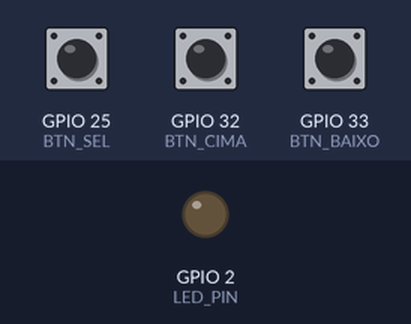
A program run on a simulated ESP32. On the bench: output pins drawn as LEDs (lit = HIGH). Dashed ring = blinking. The test bench sets the inputs (shaded band); at power-on: GPIO 25 (BTN_SEL) HIGH, GPIO 32 (BTN_CIMA) HIGH, GPIO 33 (BTN_BAIXO) HIGH. What the program prints to the serial monitor is not drawn.

Above: at 0.0 s.
At 2.05 s:
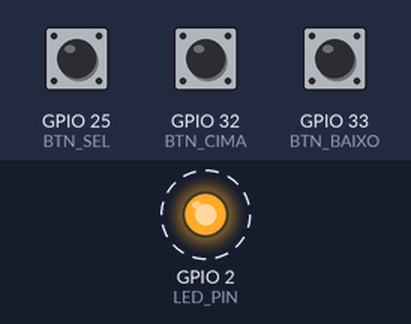
2.1 s: GPIO 25 (BTN_SEL) pulled LOW for 0.15 s
5.2 s: GPIO 25 (BTN_SEL) pulled LOW for 3.2 s
9.9 s: GPIO 32 (BTN_CIMA) pulled LOW for 0.15 s
13.0 s: GPIO 32 (BTN_CIMA) pulled LOW for 1 s
16.0 s: GPIO 25 (BTN_SEL) pulled LOW for 1 s
Timing chart, 0 to 20.5 s (numbered marks = the images above; inputs shaded):
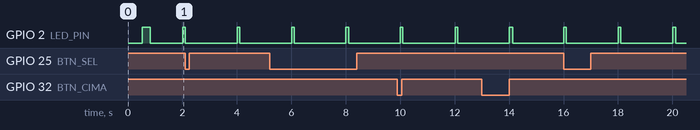

The program:

main.cpp
```cpp
/**
 * @file main.cpp
 * @brief Ponto de entrada — setup() e loop() do e-reader
 *
 * Plataforma: ESP32 Dev Module
 * Framework: Arduino (via PlatformIO)
 *
 * Inicializa a Serial, configura os pinos dos botões, e no loop()
 * coordena a leitura dos botões, verificação de sleep, máquina de
 * estados e renderização.
 *
 * @see botoes.h, navegacao.h, tela.h, config.h, deep_sleep.h
 */

#include <Arduino.h>
#include "botoes.h"
#include "navegacao.h"
#include "tela.h"
#include "deep_sleep.h"

// ─── SETUP ───────────────────────────────────────────────
void setup() {
  Serial.begin(115200);
  delay(500);

  Serial.println("\n══════════════════════════════════");
  Serial.println("  📖 E-Reader NEON — Teste Serial");
  Serial.println("══════════════════════════════════");
  Serial.println("\n🔌 GPIO 32=▲  33=▼  25=●  (PULLUP)");

  initBotoes();
  digitalWrite(LED_PIN, HIGH);
  delay(300);
  digitalWrite(LED_PIN, LOW);

  atualizarTimer();
  renderizar();
}

// ─── LOOP ────────────────────────────────────────────────
void loop() {
  lerBotoes();
  verificarSleep();

  switch (estado) {
    case MENU_LIVROS:
      handleMenu();
      break;
    case LENDO:
      handleLendo();
      break;
    case CONFIG:
      handleConfig();
      break;
    default:
      break;
  }

  // Redesenha apenas se houve interação do usuário
  if (botoes[0].pressed || botoes[1].pressed ||
      botoes[2].pressed || botoes[2].longPressed) {
    renderizar();
  }

  // LED piscando — heartbeat indicando que o ESP32 está acordado
  digitalWrite(LED_PIN, (millis() % 2000 < 100) ? HIGH : LOW);

  delay(20);
}
```

botoes.cpp
```cpp
/**
 * @file botoes.cpp
 * @brief Implementação da leitura dos botões com debounce e long-press
 */

#include "botoes.h"

Botao botoes[3] = {
  { BTN_CIMA,  HIGH, 0, false, false },
  { BTN_BAIXO, HIGH, 0, false, false },
  { BTN_SEL,   HIGH, 0, false, false },
};

void initBotoes() {
  pinMode(BTN_CIMA, INPUT_PULLUP);
  pinMode(BTN_BAIXO, INPUT_PULLUP);
  pinMode(BTN_SEL, INPUT_PULLUP);
  pinMode(LED_PIN, OUTPUT);
}

void lerBotoes() {
  unsigned long now = millis();
  static unsigned long pressStart[3] = {0};
  static bool longPressReported[3] = {false};

  for (int i = 0; i < 3; i++) {
    int reading = digitalRead(botoes[i].pin);
    botoes[i].pressed = false;
    botoes[i].longPressed = false;

    // Detectou transição → reinicia timer de debounce
    if (reading != botoes[i].lastState) {
      botoes[i].lastDebounce = now;
    }

    // Passou a janela de debounce → estado estável
    if ((now - botoes[i].lastDebounce) > DEBOUNCE_MS) {
      if (reading == LOW) {
        // Botão pressionado
        if (pressStart[i] == 0) {
          pressStart[i] = now;
          longPressReported[i] = false;
        }
        // Verifica se já passou do limiar de long-press
        if (!longPressReported[i] && (now - pressStart[i]) >= LONG_PRESS_MS) {
          botoes[i].longPressed = true;
          longPressReported[i] = true;
        }
      } else {
        // Botão solto — se não foi long-press, é pressionamento curto
        if (pressStart[i] != 0 && !longPressReported[i]) {
          botoes[i].pressed = true;
        }
        pressStart[i] = 0;
        longPressReported[i] = false;
      }
    }
    botoes[i].lastState = reading;
  }
}
```

botoes.h
```cpp
/**
 * @file botoes.h
 * @brief Leitura dos 3 botões físicos com debounce e detecção de long-press
 *
 * Gerencia GPIO 32 (▲ Próximo), 33 (▼ Anterior) e 25 (● Selecionar),
 * todos configurados como INPUT_PULLUP.
 *
 * Oferece debounce por software (50 ms) e detecção de pressão longa
 * (>1 s) usando temporização com millis() — sem interrupções.
 *
 * @see botoes.cpp
 */

#ifndef BOTOES_H
#define BOTOES_H

#include <Arduino.h>

// ─── PINAGEM ─────────────────────────────────────────────
#define BTN_CIMA    32   /**< GPIO do botão ▲ (Próximo) — INPUT_PULLUP */
#define BTN_BAIXO   33   /**< GPIO do botão ▼ (Anterior) — INPUT_PULLUP */
#define BTN_SEL     25   /**< GPIO do botão ● (Selecionar) — INPUT_PULLUP */
#define LED_PIN     2    /**< GPIO do LED interno da placa ESP32 */

// ─── TIMING ──────────────────────────────────────────────
#define DEBOUNCE_MS     50    /**< Janela de debounce (ms) */
#define LONG_PRESS_MS   1000  /**< Tempo para considerar pressão longa (ms) */

/**
 * @struct Botao
 * @brief Estado de um botão individual
 *
 * Mantém o pino, último estado lido, timestamp do último debounce
 * e flags de pressionamento curto e longo resetadas a cada ciclo
 * da função lerBotoes().
 */
struct Botao {
  int pin;                    /**< Número do GPIO */
  int lastState;             /**< Último estado lido (HIGH/LOW) */
  unsigned long lastDebounce; /**< millis() da última transição */
  bool pressed;              /**< True se houve pressionamento curto neste ciclo */
  bool longPressed;          /**< True se houve pressionamento longo neste ciclo */
};

/** Array com os 3 botões (índices: 0=CIMA, 1=BAIXO, 2=SEL) */
extern Botao botoes[3];

/**
 * @brief Inicializa os pinos dos botões e LED
 *
 * Configura GPIO 32, 33, 25 como INPUT_PULLUP e GPIO 2 como OUTPUT.
 * Deve ser chamada uma vez no setup().
 */
void initBotoes();

/**
 * @brief Lê e processa o estado de todos os botões
 *
 * Deve ser chamada a cada iteração do loop(). Implementa:
 * - Debounce por software com janela de DEBOUNCE_MS
 * - Detecção de pressionamento curto (pressed) ao soltar o botão
 * - Detecção de pressionamento longo (longPressed) após LONG_PRESS_MS
 *
 * As flags pressed / longPressed são válidas apenas durante o ciclo
 * atual do loop() — o código consumidor deve processá-las imediatamente.
 */
void lerBotoes();

#endif // BOTOES_H
```

deep_sleep.cpp
```cpp
/**
 * @file deep_sleep.cpp
 * @brief Implementação do deep sleep e timer de inatividade
 */

#include "deep_sleep.h"
#include "navegacao.h"   // para acessar estado e verificar DORMINDO

unsigned long lastActivity = 0;

void atualizarTimer() {
  lastActivity = millis();
}

void entrarDeepSleep() {
  Serial.println("\n💤 DEEP SLEEP... Pressione ● para acordar!");
  delay(100);
  esp_sleep_enable_ext0_wakeup(GPIO_NUM_25, LOW);
  Serial.flush();
  esp_deep_sleep_start();
}

void verificarSleep() {
  if (millis() - lastActivity > IDLE_SLEEP_MS && estado != DORMINDO) {
    entrarDeepSleep();
  }
}
```

deep_sleep.h
```cpp
/**
 * @file deep_sleep.h
 * @brief Gerenciamento de deep sleep — timer de inatividade e wake por botão
 *
 * Monitora o tempo desde a última atividade do usuário. Quando o
 * período de inatividade ultrapassa IDLE_SLEEP_MS, o ESP32 entra
 * em deep sleep. O wake é feito pelo botão ● (GPIO 25, EXT0).
 *
 * @see deep_sleep.cpp
 */

#ifndef DEEP_SLEEP_H
#define DEEP_SLEEP_H

#include <Arduino.h>

/** Tempo de inatividade antes de entrar em deep sleep (ms) — 30 segundos */
#define IDLE_SLEEP_MS   30000

/**
 * @brief Timestamp (millis()) da última atividade do usuário
 *
 * Atualizado via atualizarTimer() sempre que o usuário interage.
 * Comparado com millis() em verificarSleep() para decidir o sleep.
 */
extern unsigned long lastActivity;

/**
 * @brief Atualiza o marcador de atividade para o instante atual
 *
 * Deve ser chamada sempre que o usuário pressionar um botão
 * (na prática, dentro das funções handleMenu / handleLendo / handleConfig).
 */
void atualizarTimer();

/**
 * @brief Entra em deep sleep com wake por botão ● (GPIO 25)
 *
 * Configura EXT0 wake no GPIO 25 (LOW), exibe mensagem no Serial,
 * faz flush e entra em deep sleep. Ao pressionar ● o ESP32 reinicia
 * o setup().
 */
void entrarDeepSleep();

/**
 * @brief Verifica se o tempo de inatividade expirou e, se sim, dorme
 *
 * Deve ser chamada uma vez por iteração do loop(), antes de processar
 * os estados. Se millis() - lastActivity > IDLE_SLEEP_MS e o estado
 * atual não for DORMINDO, chama entrarDeepSleep().
 */
void verificarSleep();

#endif // DEEP_SLEEP_H
```

navegacao.cpp
```cpp
/**
 * @file navegacao.cpp
 * @brief Implementação da máquina de estados e handlers de navegação
 */

#include "navegacao.h"
#include "botoes.h"
#include "config.h"
#include "deep_sleep.h"

// ─── ESTADO GLOBAL ───────────────────────────────────────
Estado estado = MENU_LIVROS;

// ─── LIVROS ──────────────────────────────────────────────
const char* livros[] = {
  "Dom Quixote", "Memorias Postumas", "1984",
  "O Pequeno Principe", "Neuromancer"
};
const int NUM_LIVROS = 5;
int livroAtual = 0;

// ─── CONFIG MENU ───────────────────────────────────────────
bool editMode = false;

// ─── PÁGINAS ─────────────────────────────────────────────
int paginaAtual = 1;
int totalPaginas = 42;

// ─── HANDLERS ────────────────────────────────────────────

void handleMenu() {
  if (botoes[0].pressed) {
    livroAtual = (livroAtual - 1 + NUM_LIVROS) % NUM_LIVROS;
    atualizarTimer();
  }
  if (botoes[1].pressed) {
    livroAtual = (livroAtual + 1) % NUM_LIVROS;
    atualizarTimer();
  }
  if (botoes[2].pressed) {
    paginaAtual = 1;
    estado = LENDO;
    atualizarTimer();
  }
  if (botoes[2].longPressed) {
    configItem = 0;
    estado = CONFIG;
    atualizarTimer();
  }
}

void handleLendo() {
  if (botoes[0].pressed && paginaAtual > 1) {
    paginaAtual--;
    atualizarTimer();
  }
  if (botoes[1].pressed && paginaAtual < totalPaginas) {
    paginaAtual++;
    atualizarTimer();
  }
  if (botoes[2].pressed) {
    estado = MENU_LIVROS;
    atualizarTimer();
  }
  if (botoes[2].longPressed) {
    configItem = 0;
    estado = CONFIG;
    atualizarTimer();
  }
}

void handleConfig() {
  if (editMode) {
    // ─── MODO EDIÇÃO: ▲/▼ ajustam valor ● curto volta ───
    if (botoes[0].pressed) {
      switch (configItem) {
        case 0: if (config.margem < 50) config.margem++; break;
        case 1: if (config.espacamento < 20) config.espacamento++; break;
        case 2: if (config.tempo_tela < 30) config.tempo_tela++; break;
        case 3:
          config.fonte = (config.fonte == 14) ? 18 : (config.fonte == 18) ? 24 : 14;
          break;
        case 4: if (config.leds < 100) config.leds += 5; break;
      }
      atualizarTimer();
    }
    if (botoes[1].pressed) {
      switch (configItem) {
        case 0: if (config.margem > 0) config.margem--; break;
        case 1: if (config.espacamento > 0) config.espacamento--; break;
        case 2: if (config.tempo_tela > 1) config.tempo_tela--; break;
        case 3:
          config.fonte = (config.fonte == 24) ? 18 : (config.fonte == 18) ? 14 : 24;
          break;
        case 4: if (config.leds > 0) config.leds -= 5; break;
      }
      atualizarTimer();
    }
    if (botoes[2].pressed) {
      editMode = false;
      atualizarTimer();
    }
    if (botoes[2].longPressed) {
      editMode = false;
      estado = (paginaAtual > 0) ? LENDO : MENU_LIVROS;
      atualizarTimer();
    }
  } else {
    // ─── MODO NAVEGAÇÃO: ▲/▼ navegam ● curto seleciona ───
    if (botoes[0].pressed) {
      configItem = (configItem - 1 + 5) % 5;
      atualizarTimer();
    }
    if (botoes[1].pressed) {
      configItem = (configItem + 1) % 5;
      atualizarTimer();
    }
    if (botoes[2].pressed) {
      editMode = true;
      atualizarTimer();
    }
    if (botoes[2].longPressed) {
      estado = (paginaAtual > 0) ? LENDO : MENU_LIVROS;
      atualizarTimer();
    }
  }
}
```

navegacao.h
```cpp
/**
 * @file navegacao.h
 * @brief Máquina de estados principal — navegação entre telas do e-reader
 *
 * Define os estados da aplicação (MENU_LIVROS, LENDO, CONFIG, DORMINDO)
 * e as funções que processam a entrada do usuário em cada estado.
 *
 * As funções handle* são chamadas pelo loop principal e dependem do
 * estado atual dos botões (lido previamente por lerBotoes()) e do
 * módulo de configuração.
 *
 * @see navegacao.cpp
 */

#ifndef NAVEGACAO_H
#define NAVEGACAO_H

#include <Arduino.h>

// ─── ESTADOS ─────────────────────────────────────────────
/**
 * @enum Estado
 * @brief Estados possíveis da máquina de estados do e-reader
 */
enum Estado {
  MENU_LIVROS,  /**< Lista de livros disponíveis */
  LENDO,        /**< Leitura de um livro aberto */
  CONFIG,       /**< Menu de configurações */
  DORMINDO      /**< Em transição para deep sleep (não processa entrada) */
};

/** Estado atual da aplicação — modificado pelas funções handle* */
extern Estado estado;

// ─── LIVROS ──────────────────────────────────────────────
/** Lista de livros (fake, usado enquanto a tela e-ink não chega) */
extern const char* livros[];
/** Quantidade de livros na lista */
extern const int NUM_LIVROS;
/** Índice do livro atualmente selecionado no menu */
extern int livroAtual;

// ─── PAGINAÇÃO ───────────────────────────────────────────
/** Página atual do livro em leitura (1-indexed) */
extern int paginaAtual;
/** Total de páginas do livro em leitura */
extern int totalPaginas;

// ─── CONFIG MENU ─────────────────────────────────────────
/** Indica se o menu de configurações está em modo de edição */
extern bool editMode;

// ─── HANDLERS ────────────────────────────────────────────

/**
 * @brief Processa entrada do usuário no estado MENU_LIVROS
 *
 * ▲ = livro anterior (cíclico)
 * ▼ = próximo livro (cíclico)
 * ● curto = abre o livro selecionado (vai para LENDO)
 * ● longo = vai para CONFIG
 */
void handleMenu();

/**
 * @brief Processa entrada do usuário no estado LENDO
 *
 * ▲ = página anterior (limitado a 1)
 * ▼ = próxima página (limitado a totalPaginas)
 * ● curto = volta para MENU_LIVROS
 * ● longo = vai para CONFIG
 */
void handleLendo();

/**
 * @brief Processa entrada do usuário no estado CONFIG
 *
 * Modo navegação (editMode = false):
 *   ▲ = item anterior (cíclico)
 *   ▼ = próximo item (cíclico)
 *   ● curto = entra em modo edição
 *   ● longo = volta ao menu anterior
 *
 * Modo edição (editMode = true):
 *   ▲ = incrementa valor do item
 *   ▼ = decrementa valor do item
 *   ● curto = confirma e volta ao modo navegação
 *   ● longo = sai sem salvar e volta ao menu anterior
 */
void handleConfig();

#endif // NAVEGACAO_H
```

tela.cpp
```cpp
/**
 * @file tela.cpp
 * @brief Implementação da renderização da interface
 */

#include "tela.h"
#include "navegacao.h"
#include "config.h"

void renderizar() {
  Serial.println("\n┌────────────────────────────────┐");

  switch (estado) {
    case MENU_LIVROS:
      Serial.println("│     📖  BIBLIOTECA           │");
      Serial.println("├────────────────────────────────┤");
      for (int i = 0; i < NUM_LIVROS; i++) {
        if (i == livroAtual) {
          Serial.printf("│  ▶ %-26s│\n", livros[i]);
        } else {
          Serial.printf("│    %-26s│\n", livros[i]);
        }
      }
      Serial.println("├────────────────────────────────┤");
      Serial.println("│  ▲/▼ = navegar  ● = abrir     │");
      Serial.println("│  ● (>1s) = Config             │");
      break;

    case LENDO:
      Serial.printf("│  📄 %-24s │\n", livros[livroAtual]);
      Serial.println("├────────────────────────────────┤");
      Serial.printf("│         Pagina %d/%-3d        │\n", paginaAtual, totalPaginas);
      Serial.println("│  Lorem ipsum dolor sit amet,  │");
      Serial.println("│  consectetur adipiscing...    │");
      Serial.println("├────────────────────────────────┤");
      Serial.println("│  ▲/▼ = virar pagina           │");
      Serial.println("│  ● = voltar | ● (1s) = Config │");
      break;

    case CONFIG:
      Serial.println("│  ⚙️  CONFIGURACOES            │");
      Serial.println("├────────────────────────────────┤");
      for (int i = 0; i < 5; i++) {
        if (i == configItem) {
          if (editMode) {
            Serial.printf("│  ✏️ %s: %-2d           │\n", configLabels[i], *configValues[i]);
          } else {
            Serial.printf("│  ▶ %s: %-2d            │\n", configLabels[i], *configValues[i]);
          }
        } else {
          Serial.printf("│    %s: %-2d            │\n", configLabels[i], *configValues[i]);
        }
      }
      Serial.println("├────────────────────────────────┤");
      if (editMode) {
        Serial.println("│  ▲/▼ = ajustar  ● = confirmar │");
        Serial.println("│  ● (>1s) = sair sem salvar    │");
      } else {
        Serial.println("│  ▲/▼ = navegar  ● = editar    │");
        Serial.println("│  ● (>1s) = voltar ao menu     │");
      }
      break;


    default:
      break;
  }

  Serial.println("└────────────────────────────────┘");
}
```

tela.h
```cpp
/**
 * @file tela.h
 * @brief Funções de renderização da interface do e-reader
 *
 * Atualmente a saída é feita via Serial (modo de desenvolvimento).
 * Quando a tela e-ink WeAct 3.7" chegar, as implementações serão
 * substituídas para usar GxEPD2 + U8g2.
 *
 * Cada estado da aplicação tem seu próprio layout textual:
 * - MENU_LIVROS: lista de livros com destaque no atual
 * - LENDO: página do livro com numeração
 * - CONFIG: itens de configuração editáveis
 *
 * @see tela.cpp
 */

#ifndef TELA_H
#define TELA_H

/**
 * @brief Renderiza a tela inteira de acordo com o estado atual
 *
 * Lê as variáveis globais de estado (Estado estado, livroAtual,
 * paginaAtual, configItem, etc.) e desenha o layout correspondente
 * no Serial Monitor.
 *
 * Deve ser chamada sempre que houver uma mudança de estado ou
 * ação do usuário que exija redesenho.
 */
void renderizar();

#endif // TELA_H
```

config.cpp
```cpp
/**
 * @file config.cpp
 * @brief Implementação das configurações do usuário
 */

#include "config.h"

Config config;
int configItem = 0;

const char* configLabels[] = {
  "Margem (px)", "Espacamento (px)", "Tempo tela (min)",
  "Tamanho fonte", "Intensidade LEDs (%)"
};

int* configValues[] = {
  &config.margem, &config.espacamento, &config.tempo_tela,
  &config.fonte, &config.leds
};
```

Source omitted: config.h (1316 bytes)

Measured:
- by itself, GPIO 2 (LED_PIN): alternates HIGH for 0.10 s and LOW for 1.9 s
